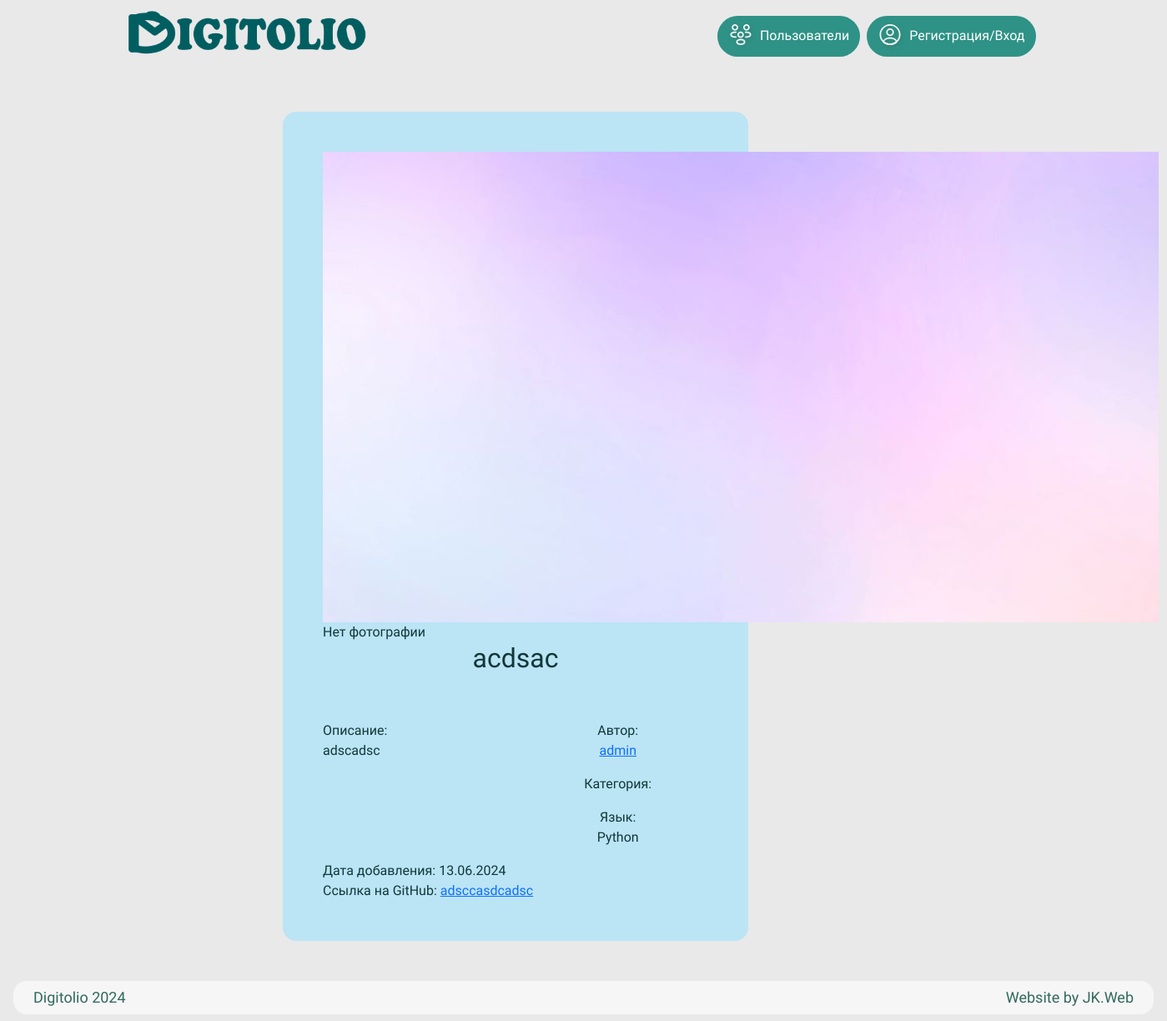
The page /project/8/ on the database its author committed.
### projects/models.py (models this page shows, shortened)
class Project(models.Model):
    title = models.CharField(max_length=255, verbose_name='Название')
    description = models.TextField(verbose_name='Описание')
    author = models.ForeignKey(User, on_delete=models.CASCADE, related_name='projects', verbose_name='Автор', null=True)
    tags = models.ManyToManyField(Tag, blank=True, verbose_name='Теги')
    programming_language = models.TextField(choices=PROGRAMMING_LANGUAGES, null=True, blank=True)
    created_at = models.DateTimeField(auto_now_add=True, verbose_name='Дата создания')
    updated_at = models.DateTimeField(auto_now=True, verbose_name='Дата обновления')
    link_on_code = models.CharField(max_length=255, verbose_name='Ссылка на гитхаб')
    grade = models.IntegerField(default=0, verbose_name='Оценка')
    class Meta:
        verbose_name = 'Проект'
        verbose_name_plural = 'Проекты'
        ordering = ['-created_at']

### persons/models.py (models this page shows)
class Person(AbstractUser):
    password = models.CharField(max_length=255, verbose_name='Пароль')
    description = models.TextField(null=True, blank=True, verbose_name='Описание')
    year = models.IntegerField(null=True, blank=True, verbose_name='Год обучения')
    team = models.CharField(max_length=10, null=True, blank=True, verbose_name='Команда')
    avatar = models.ImageField(upload_to='avatars/', null=True, blank=True, verbose_name='Аватар')
    profile_background = models.CharField(max_length=255, choices=get_background_image_choices(), null=True, blank=True, verbose_name='Фон профиля', default='profile_background.jpg')
    programming_language = models.TextField(choices=PROGRAMMING_LANGUAGES, null=True, blank=True, verbose_name='Язык программирования')
    tg_url = models.CharField(max_length=50, null=True, blank=True, verbose_name='Telegram')
    discord_url = models.CharField(max_length=50, null=True, blank=True, verbose_name='Discord')
    github_url = models.CharField(max_length=50, null=True, blank=True, verbose_name='Github')
    group = models.ManyToManyField(Group, related_name='persons', blank=True, verbose_name='Группы')
    groups = models.ManyToManyField(
        'auth.Group',
        related_name='persons',
        blank=True,
        help_text='The groups this person belongs to.',
        verbose_name='groups',
    )
    user_permissions = models.ManyToManyField(
        'auth.Permission',
        related_name='persons',
        blank=True,
        help_text='Specific permissions for this person.',
        verbose_name='user permissions',
    )
    class Meta:
        ordering = ['-date_joined']

### projects/views.py (the view)
# urls.py: path('project/<int:pk>/', views.project_detail, name='project_detail'),
def project_detail(request, pk):
    project = get_object_or_404(Project, pk=pk)
    return render(request, 'projects/project_detail.html', {'project': project})

### templates/projects/project_detail.html (shortened to what this page needs)
<!DOCTYPE html>
{% load static %}
<html>
<head>
    <link href="https://cdn.jsdelivr.net/npm/bootstrap@5.0.2/dist/css/bootstrap.min.css" rel="stylesheet">
    <link rel="stylesheet" href="{% static 'css/main.css' %}">
</head>
<body>
    <header>
        {% include 'includes/header_nav.html' %}
    </header>
    <main class="container d-flex justify-content-center m-5">
        <div class="col-6 p-5" style='background-color: #BBE4F5; border-radius: 1rem;'>
            <div class="row">
                <div class="">
                    <img class="" src="{% static "img/backgrounds/" %}{{ project.author.profile_background }}" alt="background_image">
                    {% if user.avatar %}
              <img src="{{ user.avatar.url }}" alt="Аватар" class="img-fluid">
            {% else %}
              <div class="placeholder">
                Нет фотографии
              </div>
            {% endif %}
                </div>
                <div class="text-center mb-5">
                    <h2 id='title'>{{ project.title }}</h2>
                </div>
                <div class="row">
                    <div class="col-md-7">
                        <span>Описание:</span>
                        <p id='description'>{{ project.description }}</p>
                    </div>
                    <div class="col-md-5 text-center">
                        <span>Автор:</span>
                        <a href="{% url 'persons:profile_view' project.author.id %}"><p>{{ project.author }}</p></a>
                        <span>Категория:</span>
                        <span>Язык:</span>
                        <p id='programming_language'>{{ project.get_programming_language_display }}</p>
                    </div>
                </div>
                <div class='row'>
                    <span>Дата добавления: {{ project.created_at|date:"d.m.Y" }}</span>
                    <span>Ссылка на GitHub: <a id='link_on_code' href="{{ project.link_on_code }}">{{ project.link_on_code }}</a></span>
                </div>
            </div>
        </div>
    </main>
    <footer>
        {% include 'includes/footer_base.html' %}
    </footer>
</body>
</html>

### static/css/main.css (style rules this page uses)
body { font-family: 'Geologica', sans-serif; font-size: 16px; line-height: 24px; color: #113739; background-color: #E9E9E9; margin: 0; padding: 0; }
::placeholder { color: #2F9286; opacity: 1; }

### rows shown on the page
Project: author.profile_background (picture), title "acdsac", description "adscadsc", author "admin", programming_language "Python", created_at "13.06.2024", link_on_code "adsccasdcadsc"
